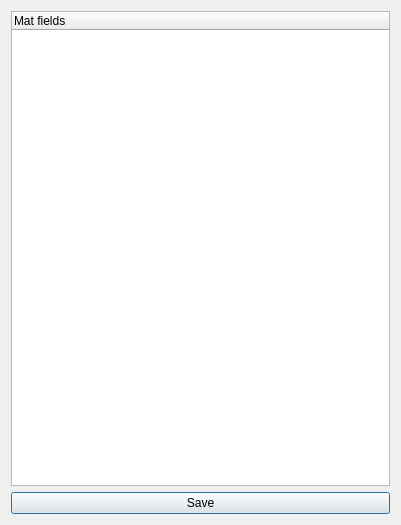
<?xml version="1.0" encoding="UTF-8"?>
<ui version="4.0">
 <class>Dialog</class>
 <widget class="QDialog" name="Dialog">
  <property name="geometry">
   <rect>
    <x>0</x>
    <y>0</y>
    <width>401</width>
    <height>525</height>
   </rect>
  </property>
  <property name="windowTitle">
   <string>Custom header</string>
  </property>
  <layout class="QVBoxLayout" name="verticalLayout">
   <item>
    <widget class="QTreeWidget" name="fieldsTree">
     <property name="dragEnabled">
      <bool>true</bool>
     </property>
     <property name="dragDropMode">
      <enum>QAbstractItemView::InternalMove</enum>
     </property>
     <column>
      <property name="text">
       <string>Mat fields</string>
      </property>
     </column>
    </widget>
   </item>
   <item>
    <widget class="QPushButton" name="saveBtn">
     <property name="text">
      <string>Save</string>
     </property>
    </widget>
   </item>
  </layout>
 </widget>
 <resources/>
 <connections/>
</ui>
